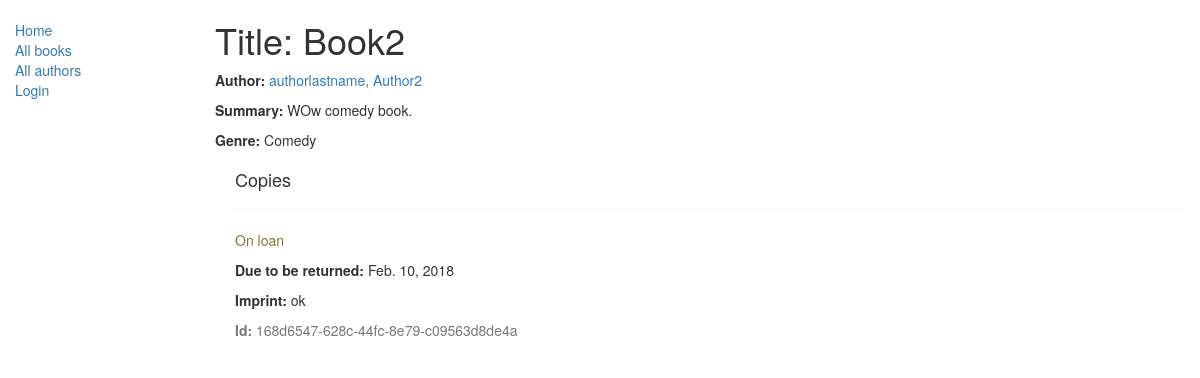
/catalog/book/2, run on an earlier commit of the app's database.
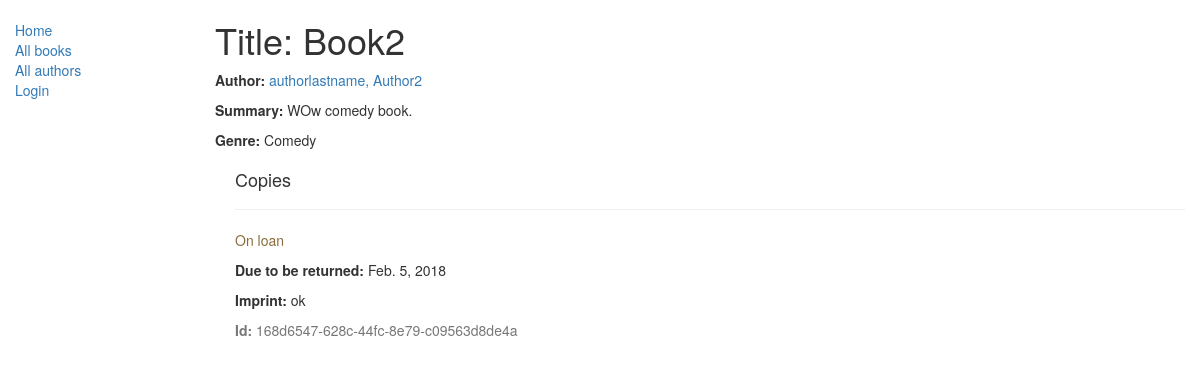
And on a later commit of the database.
### catalog/models.py (models this page shows, shortened)
class Book(models.Model):
    title = models.CharField(max_length=200)
    author = models.ForeignKey('Author', on_delete=models.SET_NULL, null=True)
    summary = models.TextField(max_length=1000, help_text="Enter a brief discription")
    genre = models.ManyToManyField(Genre)
    def display_genre(self):
        return ','.join([genre.name for genre in self.genre.all()[:3]])
    display_genre.short_description = 'Genre'

class Author(models.Model):
    first_name = models.CharField(max_length=100)
    last_name = models.CharField(max_length=100)
    date_of_birth = models.DateField(null=True, blank=True)
    date_of_death = models.DateField('Died', null=True, blank=True)
    class Meta:
        ordering = ["last_name", "first_name"]
    def __str__(self):
        return '{0}, {1}'.format(self.last_name, self.first_name)

class Genre(models.Model):
    name = models.CharField(max_length=200, help_text="Enter a book genre eg. science fiction , fantasy etc.")
    def __str__(self):
        return self.name

class BookInstance(models.Model):
    id = models.UUIDField(primary_key=True, default=uuid.uuid4,
                          help_text="Unique ID for this particular book across whole library")
    book = models.ForeignKey('Book', on_delete=models.SET_NULL, null=True)
    imprint = models.CharField(max_length=200)
    due_back = models.DateField(null=True, blank=True)
    borrower = models.ForeignKey(User, on_delete=models.SET_NULL, null=True, blank=True)
    LOAN_STATUS = (
        ('m', 'Maintenance'),
        ('o', 'On loan'),
        ('a', 'Available'),
        ('r', 'Reserved'),
    )
    status = models.CharField(max_length=1, choices=LOAN_STATUS, blank=True, default='m', help_text='Book availability')
    class Meta:
        ordering = ["due_back"]
        permissions=(("can_mark_returned","Set book as returned"),)

### catalog/views.py (the view)
# urls.py: path('book/<int:pk>',views.BookDetailView.as_view(),name='book-detail'),
class BookDetailView(generic.DetailView):
    model = Book

### catalog/templates/catalog/book_detail.html
{% extends "base_generic.html" %}
{% block content %}
  <h1>Title: {{ book.title }}</h1>
  <p><strong>Author:</strong> <a href="">{{ book.author }}</a></p>
  <p><strong>Summary:</strong> {{ book.summary }}</p>
  <p><strong>Genre:</strong> {% for genre in book.genre.all %} {{ genre }}{% if not forloop.last %}, {% endif %}{% endfor %}</p>
  <div style="margin-left:20px;margin-top:20px">
    <h4>Copies</h4>
    {% for copy in book.bookinstance_set.all %}
    <hr>
    <p class="{% if copy.status == 'a' %}text-success{% elif copy.status == 'm' %}text-danger{% else %}text-warning{% endif %}">{{ copy.get_status_display }}</p>
    {% if copy.status != 'a' %}<p><strong>Due to be returned:</strong> {{copy.due_back}}</p>{% endif %}
    <p><strong>Imprint:</strong> {{copy.imprint}}</p>
    <p class="text-muted"><strong>Id:</strong> {{copy.id}}</p>
    {% endfor %}
  </div>
{% endblock %}

### catalog/templates/base_generic.html (shortened to what this page needs)
<!DOCTYPE html>
<html lang="en">
<head>
  <link rel="stylesheet" href="https://maxcdn.bootstrapcdn.com/bootstrap/3.3.7/css/bootstrap.min.css">
  {% load static %}
  <link rel="stylesheet" href="{% static 'css/styles.css' %}">
</head>
<body>
  <div class="container-fluid">
    <div class="row">
      <div class="col-sm-2">
      {% block sidebar %}
      <ul class="sidebar-nav">
          <li><a href="{% url 'index' %}">Home</a></li>
          <li><a href="{% url 'books' %}">All books</a></li>
          <li><a href="">All authors</a></li>
      {% if user.is_authenticated %}
          <li> User: {{ user.get_username }}</li>
          <li><a href="{% url 'my-borrowed' %}">My Borrowed Books</a></li>
          <li><a href="{% url 'logout' %}?next={{ request.path }}">Logout</a></li>
          <li><a href="{% url 'borrowed' %}">All borrowed Books</a> </li>
      {% else %}
          <li><a href="{% url 'login' %}?next={{ request.path }}">Login</a></li>
      {% endif %}
      </ul>
     {% endblock %}
      </div>
      <div class="col-sm-10 ">
      {% block content %}{% endblock %}
      </div>
    </div>
  </div>
</body>
</html>

### catalog/static/css/styles.css (style rules this page uses)
.sidebar-nav { margin-top: 20px; padding: 0; list-style: none; }

What changed in the data, as far as the page shows it:
changed BookInstance "On loan": due_back "Feb. 10, 2018" → "Feb. 5, 2018"
